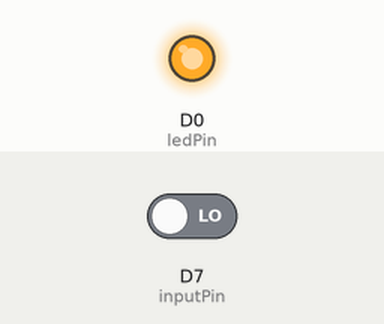
This sketch was run on a simulated ESP8266 (NodeMCU). Parts: output pins drawn as LEDs (lit = HIGH). The inputs (shaded band) are chosen by the test bench; at power-on: D7 (inputPin) LOW.

Above: at 1.2 s.
1.3 s: D7 (inputPin) driven HIGH
At 2.4 s:
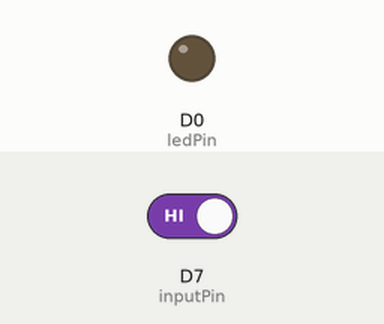
2.8 s: D7 (inputPin) driven LOW
At 3.6 s:
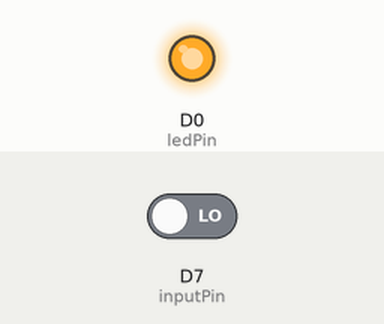
Timing chart, 0 to 5.8 s (numbered marks = the images above; inputs shaded):
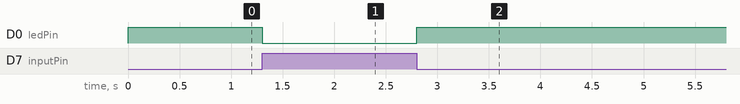

The sketch:

ir_sensor.ino
```cpp
int ledPin = D0;
int inputPin = D7;
int val = 0;

void setup()
{
   pinMode(ledPin, OUTPUT);
   pinMode(inputPin, INPUT);
}

void loop()
{
   val = digitalRead(inputPin);
   if (val == HIGH)
   {
      digitalWrite(ledPin, LOW);
   }
   else
   {
      digitalWrite(ledPin, HIGH);
   }
}
```

Measured:
- after the input at 1.3 s, D0 (ledPin): HIGH → LOW at once
- after the input at 2.8 s, D0 (ledPin): LOW → HIGH at once
